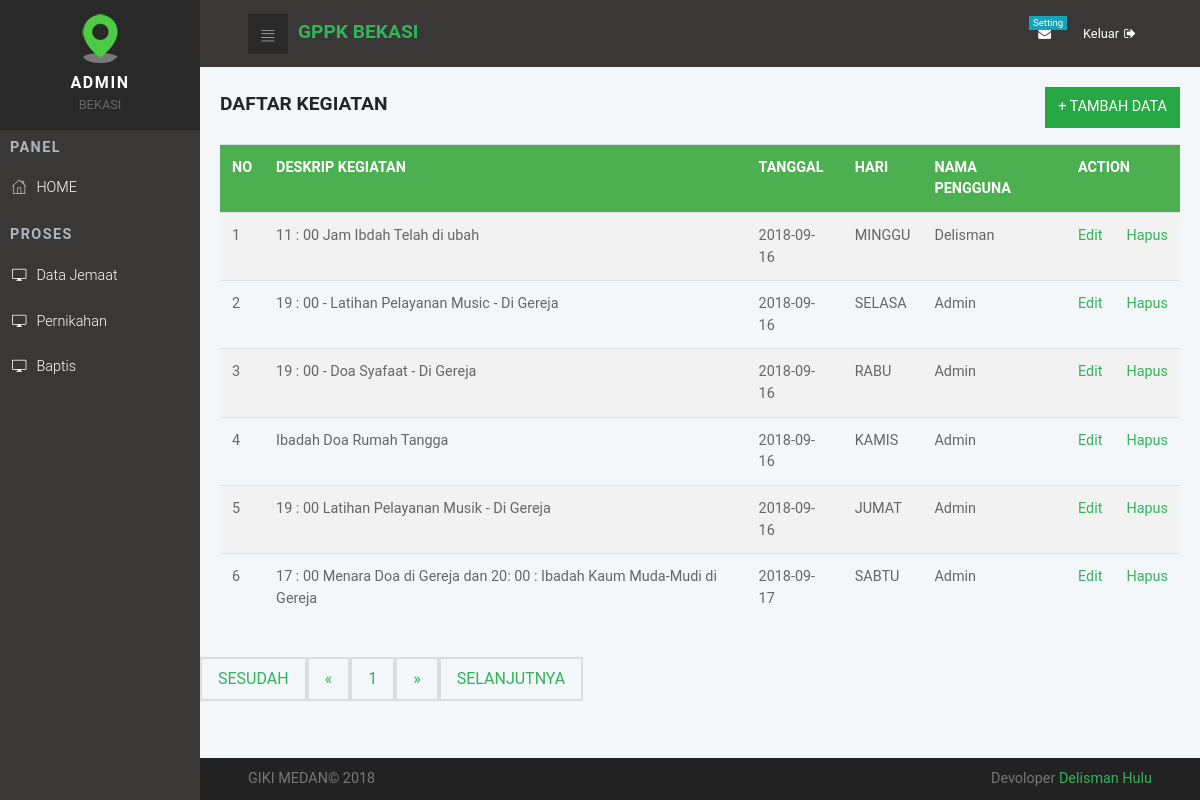
Page /admin/project_tampil.php on the committed database.
### tables this page shows
CREATE TABLE `tbl_file`  (
  `kode` int NOT NULL AUTO_INCREMENT,
  `kategori` varchar(50) NULL DEFAULT NULL,
  `judul` varchar(100) NULL DEFAULT NULL,
  `konten` text NULL,
  `tgl_posting` date NULL DEFAULT NULL,
  `user` varchar(50) NULL DEFAULT NULL,
  `status` varchar(10) NOT NULL,
  `data_file` text NOT NULL,
  PRIMARY KEY (`kode`) USING BTREE
);

### admin/project_tampil.php (the view, shortened to what this page needs)
<?php include'header.php';
error_reporting(0); ?>
<head>
</head>
	<div class="card-body">
			<div class="d-flex justify-content-between align-items-center mb-3">
				<h3>DAFTAR KEGIATAN</h3>
				<a href="project_add.php" class="btn btn-success">+ TAMBAH DATA</a>
			</div>
                  <div class="table-responsive">
                    <table class="table">
					<tr>
						<th>NO</th>
						<th>DESKRIP KEGIATAN</th>
						<th>TANGGAL</th>
						<th>HARI</th>
						<th>NAMA PENGGUNA</th>
						<th colspan="2">ACTION</th>
					</tr>
					<?php
					$page = (isset($_GET['page']))? $_GET['page'] : 1;
					$limit = 10;
					$limit_start = ($page - 1) * $limit;
					$sql = mysqli_query($konek, "SELECT * FROM tbl_file LIMIT ".$limit_start.",".$limit);
					$no = $limit_start + 1;
					while($data = mysqli_fetch_array($sql)){
					?>
						<tr>
							<td> <?php echo $no; ?></td>
							<td> <?php echo $data['judul']; ?></td>
							<td> <?php echo $data['tgl_posting']; ?></td>
							<td> <?php echo $data['kategori']; ?></td>
							<td> <?php echo $data['user']; ?></td>
							<td> <a href="project_edit.php?id=<?php echo base64_encode($data['kode']); ?>">Edit</a></td>
							<td> <a href="project_hapus.php?id=<?php echo $data['kode']; ?> ">Hapus</a></td>
						</tr>
					<?php
						$no++;
					}
					?>
				</table>
			</div>
			</div>
			<ul class="pagination">
				<?php
				if($page == 1){
				?>
					<li class="disabled"><a href="#">SESUDAH</a></li>
					<li class="disabled"><a href="#">&laquo;</a></li>
				<?php
				}else{
					$link_prev = ($page > 1)? $page - 1 : 1;
				?>
					<li><a href="project_tampil.php?page=1">SESUDAH</a></li>
					<li><a href="project_tampil.php?page=<?php echo $link_prev; ?>">&laquo;</a></li>
				<?php
				}
				?>
				<?php
				$sql2 = mysqli_query($konek, "SELECT COUNT(*) AS jumlah FROM tbl_file");
				$get_jumlah = mysqli_fetch_array($sql2);
				$jumlah_page = ceil($get_jumlah['jumlah'] / $limit);
				$jumlah_number = 3;
				$start_number = ($page > $jumlah_number)? $page - $jumlah_number : 1;
				$end_number = ($page < ($jumlah_page - $jumlah_number))? $page + $jumlah_number : $jumlah_page;
				for($i = $start_number; $i <= $end_number; $i++){
					$link_active = ($page == $i)? ' class="active"' : '';
				?>
					<li<?php echo $link_active; ?>><a href="project_tampil.php?page=<?php echo $i; ?>"><?php echo $i; ?></a></li>
				<?php
				}
				?>
				<?php
				if($page == $jumlah_page){
				?>
					<li class="disabled"><a href="#">&raquo;</a></li>
					<li class="disabled"><a href="#">SELANJUTNYA</a></li>
				<?php
				}else{
					$link_next = ($page < $jumlah_page)? $page + 1 : $jumlah_page;
				?>
					<li><a href="project_tampil.php?page=<?php echo $link_next; ?>">&raquo;</a></li>
					<li><a href="project_tampil.php?page=<?php echo $jumlah_page; ?>">SELANJUTNYA</a></li>
				<?php
				}
				?>
			</ul>
		<div>
<?php include'footer.php'; ?>

### admin/css/style.default.css (style rules this page uses)
a { display: inline-block; text-decoration: none; color: #fff; }
body { overflow-x: hidden; }
table { font-size: 0.9em; color: #666; }
.btn { font-weight: 400; border: 1px solid transparent; padding: 0.55rem 0.75rem; font-size: 0.9rem; line-height: 1.5; border-radius: 0; -webkit-transition: background-color 0.15s ease-in-out, border-color 0.15s ease-in-out, -webkit-box-shadow 0.15s ease-in-out; transition: background-color 0.15s ease-in-out, border-color 0.15s ease-in-out, -webkit-box-shadow 0.15s ease-in-out; transition: background-color 0.15s ease-in-out, border-color 0.15s ease-in-out, box-shadow 0.15s ease-in-out; transition: background-color 0.15s ease-in-out, border-color 0.15s ease-in-out, box-shadow 0.15s ease-in-out, -webkit-box-shadow 0.15s ease-in-out; }
.btn-success { color: color-yiq(#28a745); background-color: #28a745; border-color: #28a745; }
body { font-family: "Roboto", sans-serif; font-size: 1rem; font-weight: 400; line-height: 1.5; color: #212529; background-color: #fff; }
a { color: #33b35a; text-decoration: none; }
h1, h2, h3, h4, h5, h6, .h1, .h2, .h3, .h4, .h5, .h6 { margin-bottom: 0.5rem; font-family: inherit; font-weight: 700; line-height: 1.1; color: inherit; }
h3, .h3 { font-size: 1.2rem; }
.card-body { padding: 1.25rem; }

### admin/project_tampil.php (style rules this page uses)
table { border-collapse: collapse; width: 100%; }
th, td { text-align: left; padding: 8px; }
tr:nth-child(even) { background-color: #f2f2f2 }
th { background-color: #4CAF50; color: white; }
.pagination { display: inline-block; }
.pagination li { color: black; float: left; padding: 8px 16px; text-decoration: none; transition: background-color .3s; border: 2px solid #ddd; }

### rows in the picture
tbl_file: judul "11 : 00 Jam Ibdah Telah di ubah", tgl_posting "2018-09-16", kategori "MINGGU", user "Delisman"
tbl_file: judul "19 : 00 - Latihan Pelayanan Music - Di Gereja", tgl_posting "2018-09-16", kategori "SELASA", user "Admin"
tbl_file: judul "19 : 00 - Doa Syafaat - Di Gereja", tgl_posting "2018-09-16", kategori "RABU", user "Admin"
tbl_file: judul "Ibadah Doa Rumah Tangga", tgl_posting "2018-09-16", kategori "KAMIS", user "Admin"
tbl_file: judul "19 : 00 Latihan Pelayanan Musik - Di Gereja", tgl_posting "2018-09-16", kategori "JUMAT", user "Admin"
tbl_file: judul "17 : 00 Menara Doa di Gereja dan 20: 00 : Ibadah Kaum Muda-Mudi di Gereja", tgl_posting "2018-09-17", kategori "SABTU", user "Admin"
